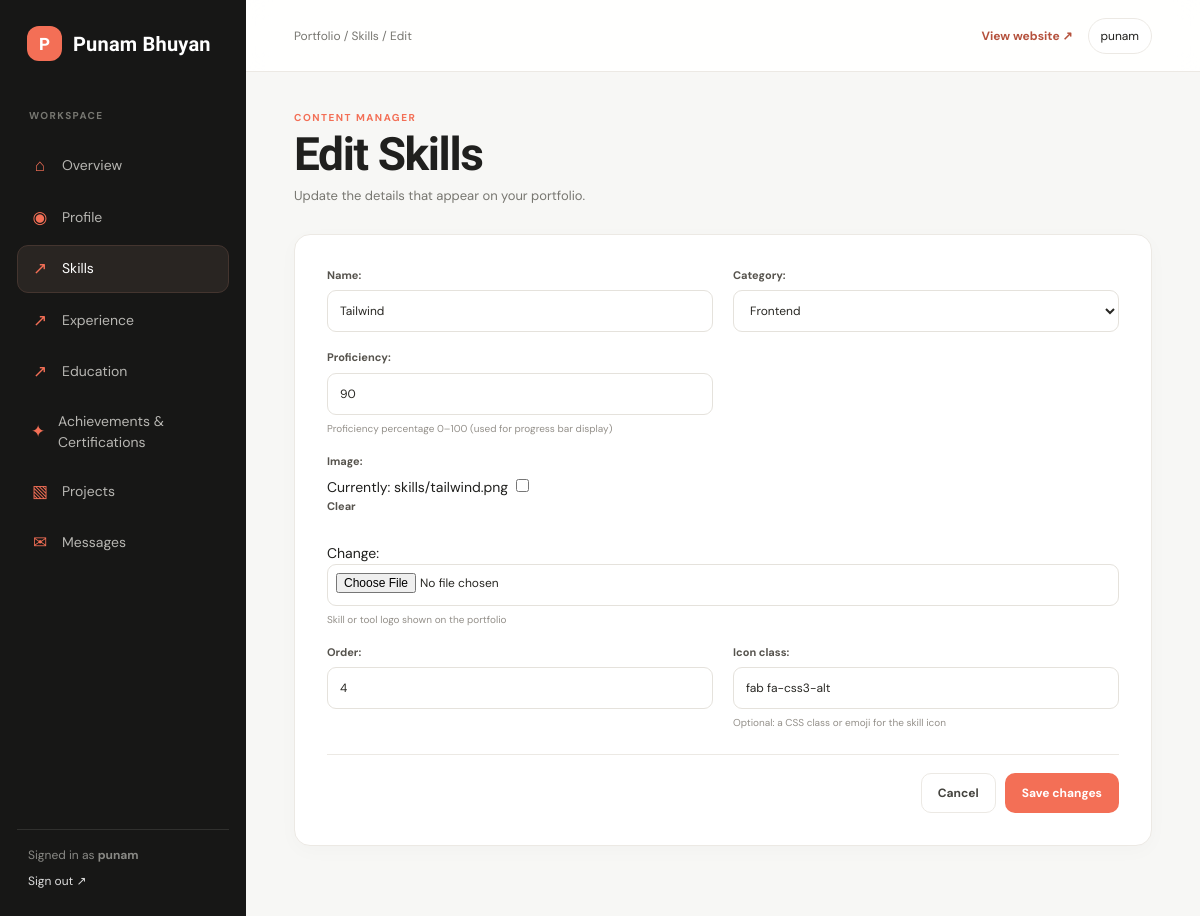
The page /dashboard/skills/1/edit/ (signed in) on the database its author committed.
### core/models.py (models this page shows, shortened)
class Profile(models.Model):
    name = models.CharField(max_length=100)
    title = models.CharField(max_length=150, help_text="e.g. Web Application Developer")
    tagline = models.CharField(max_length=255, help_text="Short motivating phrase")
    bio = models.TextField(help_text="Professional summary for About Me section")
    profile_image = models.ImageField(upload_to='profile/', blank=True, null=True)
    cover_image = models.ImageField(upload_to='cover/', blank=True, null=True)
    email = models.EmailField(blank=True)
    phone = models.CharField(max_length=40, blank=True)
    resume_summary = models.TextField(blank=True, help_text="Optional concise profile text for the generated CV. Leave blank to use the website bio.")
    leadership_volunteering = models.TextField(blank=True, help_text="Optional CV section. Put one role or activity on each line.")
    interests = models.TextField(blank=True, help_text="Optional short CV interests section.")
    github_url = models.URLField(blank=True)
    linkedin_url = models.URLField(blank=True)
    website_url = models.URLField(blank=True)
    twitter_url = models.URLField(blank=True)
    location = models.CharField(max_length=100, blank=True)
    available_for_work = models.BooleanField(default=True)
    class Meta:
        verbose_name = "Profile"
        verbose_name_plural = "Profile"

class Skill(models.Model):
    CATEGORY_CHOICES = [
        ('frontend', 'Frontend'),
        ('backend', 'Backend'),
        ('database', 'Database'),
        ('devops', 'DevOps & Tools'),
        ('other', 'Other'),
    ]
    name = models.CharField(max_length=80)
    category = models.CharField(max_length=20, choices=CATEGORY_CHOICES, default='other')
    proficiency = models.IntegerField(
        default=80,
        help_text="Proficiency percentage 0–100 (used for progress bar display)"
    )
    image = models.ImageField(upload_to='skills/', blank=True, null=True, help_text="Skill or tool logo shown on the portfolio")
    order = models.PositiveIntegerField(default=0)
    icon_class = models.CharField(
        max_length=80, blank=True,
        help_text="Optional: a CSS class or emoji for the skill icon"
    )
    class Meta:
        ordering = ['category', 'order', 'name']

### core/views.py (the view)
# urls.py: path('dashboard/<slug:section_key>/<int:pk>/edit/', views.dashboard_edit, name='dashboard_edit'),
@staff_member_required(login_url='dashboard_login')
def dashboard_edit(request, section_key, pk=None):
    section = _dashboard_section(section_key)
    if not section or section['form'] is None:
        from django.http import Http404
        raise Http404
    instance = get_object_or_404(section['model'], pk=pk) if pk else None
    if section_key == 'profile' and instance is None:
        instance = section['model'].objects.first()
    form = section['form'](request.POST or None, request.FILES or None, instance=instance)
    if request.method == 'POST' and form.is_valid():
        form.save()
        messages.success(request, f"{section['label']} saved successfully.")
        return redirect('dashboard_section', section_key=section_key)
    return render(request, 'dashboard/form.html', {
        'sections': DASHBOARD_SECTIONS, 'section': section, 'form': form,
        'is_edit': instance is not None,
        'brand_name': _dashboard_brand_name(request.user),
    })

### core/dashboard_forms.py
class SkillDashboardForm(DashboardModelForm):
    class Meta:
        model = Skill
        fields = '__all__'

### core/views.py (called while the page is built)
def _dashboard_section(key):
    return next((section for section in DASHBOARD_SECTIONS if section['key'] == key), None)

def _dashboard_brand_name(user=None):
    profile = Profile.objects.first()
    if profile and profile.name:
        return profile.name
    return user.get_username() if user and user.is_authenticated else 'Portfolio'

### templates/dashboard/form.html (shortened to what this page needs)
{% extends "dashboard/base.html" %}
{% block breadcrumb %}<a href="{% url 'dashboard_section' section.key %}">{{ section.label }}</a> / {% if is_edit %}Edit{% else %}Add{% endif %}{% endblock %}
{% block dashboard_content %}
<div class="page-heading"><div><p class="eyebrow">Content manager</p><h1>{% if is_edit %}Edit{% else %}Add{% endif %} {{ section.label }}</h1><p class="page-subtitle">Update the details that appear on your portfolio.</p></div></div>
<section class="panel form-panel"><form method="post" enctype="multipart/form-data">{% csrf_token %}<div class="dashboard-form-grid">
{% for field in form %}<div class="dashboard-field">{{ field.label_tag }}{{ field }}{% if field.help_text %}<span class="helptext">{{ field.help_text }}</span>{% endif %}{{ field.errors }}</div>{% endfor %}
</div><div class="form-actions"><a class="button secondary" href="{% url 'dashboard_section' section.key %}">Cancel</a><button class="button" type="submit">Save changes</button></div></form></section>
{% endblock %}

### templates/dashboard/base.html (shortened to what this page needs)
{% load static %}
<!doctype html>
<html lang="en">
<head>
</head>
<body><div class="studio">
  <aside class="sidebar">
    <a class="studio-brand" href="{% url 'dashboard' %}"><span class="brand-symbol">{{ brand_name|first|upper }}</span><span>{{ brand_name|default:"Portfolio" }}</span></a>
    <p class="side-caption">Workspace</p>
    <nav class="side-nav">
      <a class="side-link {% if request.resolver_match.url_name == 'dashboard' %}active{% endif %}" href="{% url 'dashboard' %}"><span class="side-icon">⌂</span>Overview</a>
      {% for item in sections %}<a class="side-link {% if section.key == item.key %}active{% endif %}" href="{% url 'dashboard_section' item.key %}"><span class="side-icon">{% if item.key == 'messages' %}✉{% elif item.key == 'achievements' %}✦{% elif item.key == 'projects' %}▧{% elif item.key == 'profile' %}◉{% else %}↗{% endif %}</span>{{ item.label }}</a>{% endfor %}
    </nav>
    <div class="sidebar-foot"><div>Signed in as <strong>{{ request.user.get_username }}</strong></div><form method="post" action="{% url 'dashboard_logout' %}">{% csrf_token %}<button type="submit" style="margin-top:8px;padding:0;border:0;background:none;color:#ddd;font:inherit;cursor:pointer">Sign out ↗</button></form></div>
  </aside>
  <div class="main">
    <header class="topbar"><span class="crumb">Portfolio / {% block breadcrumb %}Overview{% endblock %}</span><div class="top-actions"><a class="view-site" href="{% url 'index' %}" target="_blank" rel="noopener">View website ↗</a><span class="user-chip">{{ request.user.get_username }}</span></div></header>
    <main class="page">{% block dashboard_content %}{% endblock %}</main>
  </div>
</div>{% block extra_js %}{% endblock %}</body>
</html>

### templates/dashboard/base.html (style rules this page uses)
:root { --orange:#f36f56;--ink:#20201e;--muted:#777670;--line:#ece9e4;--paper:#f7f7f5;--white:#fff }
* { box-sizing:border-box }
body { margin:0;background:var(--paper);color:var(--ink);font:400 14px/1.5 'DM Sans',sans-serif }
a { color:inherit;text-decoration:none }
button,input,select,textarea { font:inherit }
.studio { min-height:100vh }
.sidebar { position:fixed;inset:0 auto 0 0;width:246px;padding:26px 17px;background:#171716;color:#fff;display:flex;flex-direction:column;z-index:2 }
.studio-brand { display:flex;align-items:center;gap:11px;padding:0 10px 28px;font:700 20px 'Rajdhani',sans-serif;letter-spacing:.01em }
.brand-symbol { display:grid;place-items:center;width:35px;height:35px;border-radius:12px;background:var(--orange);font:700 17px 'Rajdhani',sans-serif;color:white }
.side-caption { padding:9px 12px;color:#777771;font-size:10px;font-weight:700;letter-spacing:.14em;text-transform:uppercase }
.side-nav { display:grid;gap:4px }
.side-link { display:flex;align-items:center;gap:12px;padding:10px 12px;border:1px solid transparent;border-radius:11px;color:#b7b6b2;transition:.2s }
.side-link.active { background:#292522;border-color:#44352f;color:#fff }
.side-icon { width:20px;text-align:center;color:var(--orange);font-size:17px }
.sidebar-foot { margin-top:auto;padding:16px 11px 0;border-top:1px solid #30302e;color:#898985;font-size:12px }
.main { margin-left:246px;min-height:100vh }
.topbar { height:72px;padding:0 clamp(22px,4vw,54px);display:flex;align-items:center;justify-content:space-between;background:rgba(255,255,255,.9);border-bottom:1px solid var(--line);position:sticky;top:0;z-index:1;backdrop-filter:blur(12px) }
.crumb { color:var(--muted);font-size:12px }
.top-actions { display:flex;align-items:center;gap:15px }
.user-chip { padding:8px 12px;border:1px solid var(--line);border-radius:999px;background:#fff;font-size:12px }
.view-site { color:#b5523d;font-size:12px;font-weight:700 }
.page { max-width:1320px;margin:0 auto;padding:38px clamp(22px,4vw,54px) 70px }
.page-heading { display:flex;align-items:flex-end;justify-content:space-between;gap:20px;margin-bottom:28px }
.eyebrow { margin:0 0 6px;color:var(--orange);font-size:10px;font-weight:700;letter-spacing:.15em;text-transform:uppercase }
.page h1 { margin:0;font:700 clamp(32px,4vw,46px)/1 'Rajdhani',sans-serif;letter-spacing:-.03em }
.page-subtitle { margin:9px 0 0;color:var(--muted);font-size:13px }
.button { display:inline-flex;align-items:center;justify-content:center;gap:8px;min-height:40px;padding:0 16px;border:1px solid transparent;border-radius:10px;background:var(--orange);color:#fff;font-weight:700;font-size:12px;cursor:pointer;transition:transform .2s,background .2s }
.button.secondary { background:#fff;border-color:var(--line);color:#45443f }
.panel { border:1px solid var(--line);border-radius:16px;background:#fff;box-shadow:0 5px 20px rgba(34,31,28,.025) }
.form-panel { padding:clamp(20px,3vw,32px) }
.dashboard-form-grid { display:grid;grid-template-columns:repeat(2,minmax(0,1fr));gap:17px 20px }
.dashboard-field label { display:block;margin-bottom:7px;color:#56534d;font-size:11px;font-weight:700 }
.dashboard-field .helptext { display:block;margin-top:6px;color:#94908a;font-size:10px }
.dashboard-field:has(textarea),.dashboard-field:has(input[type=file]),.dashboard-field:has(.django-ckeditor-widget) { grid-column:1/-1 }
.dashboard-input { width:100%;min-height:42px;padding:10px 12px;border:1px solid #e5e2dc;border-radius:9px;outline:none;background:#fff;color:#292824;font-size:12px;transition:border-color .2s,box-shadow .2s }
input[type=file].dashboard-input { padding:8px }
.form-actions { display:flex;justify-content:flex-end;gap:9px;margin-top:24px;padding-top:18px;border-top:1px solid var(--line) }

### rows shown on the page
Profile: name "P", name "Punam Bhuyan"
Skill: form "Tailwind" "Frontend" "90" "4" "fab fa-css3-alt"

### other values the page prints
{{ item.label }} "Profile" "Skills" "Experience" "Education" "Achievements & Certifications" "Projects" "Messages"
{{ request.user.get_username }} "punam"
{{ section.label }} "Skills"
{{ field.label_tag }} "Name:" "Category:" "Proficiency:" "Image:" "Order:" "Icon class:"
{{ field.help_text }} "Proficiency percentage 0–100 (used for progress bar display)" "Skill or tool logo shown on the portfolio" "Optional: a CSS class or emoji for the skill icon"
